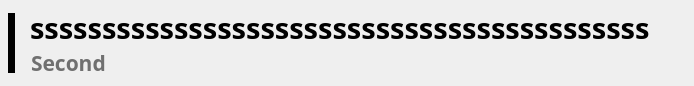
<?xml version="1.0" encoding="UTF-8"?>
<ui version="4.0">
 <class>Form</class>
 <widget class="QWidget" name="Form">
  <property name="windowModality">
   <enum>Qt::NonModal</enum>
  </property>
  <property name="enabled">
   <bool>true</bool>
  </property>
  <property name="geometry">
   <rect>
    <x>0</x>
    <y>0</y>
    <width>392</width>
    <height>76</height>
   </rect>
  </property>
  <property name="sizePolicy">
   <sizepolicy hsizetype="Expanding" vsizetype="Fixed">
    <horstretch>0</horstretch>
    <verstretch>0</verstretch>
   </sizepolicy>
  </property>
  <property name="maximumSize">
   <size>
    <width>16777215</width>
    <height>166</height>
   </size>
  </property>
  <property name="windowTitle">
   <string>Form</string>
  </property>
  <property name="statusTip">
   <string notr="true"/>
  </property>
  <property name="whatsThis">
   <string notr="true"/>
  </property>
  <property name="accessibleName">
   <string notr="true"/>
  </property>
  <property name="accessibleDescription">
   <string notr="true"/>
  </property>
  <property name="windowFilePath">
   <string notr="true"/>
  </property>
  <layout class="QGridLayout" name="gridLayout">
   <property name="leftMargin">
    <number>0</number>
   </property>
   <property name="topMargin">
    <number>0</number>
   </property>
   <property name="rightMargin">
    <number>0</number>
   </property>
   <property name="bottomMargin">
    <number>0</number>
   </property>
   <property name="spacing">
    <number>4</number>
   </property>
   <item row="0" column="1">
    <widget class="QWidget" name="TrackInfoBox" native="true">
     <layout class="QVBoxLayout" name="verticalLayout" stretch="0,1">
      <property name="spacing">
       <number>0</number>
      </property>
      <property name="leftMargin">
       <number>1</number>
      </property>
      <property name="topMargin">
       <number>8</number>
      </property>
      <property name="rightMargin">
       <number>0</number>
      </property>
      <property name="bottomMargin">
       <number>8</number>
      </property>
      <item>
       <widget class="QLabel" name="TrackInfo">
        <property name="sizePolicy">
         <sizepolicy hsizetype="Fixed" vsizetype="Fixed">
          <horstretch>1</horstretch>
          <verstretch>0</verstretch>
         </sizepolicy>
        </property>
        <property name="maximumSize">
         <size>
          <width>16777215</width>
          <height>40</height>
         </size>
        </property>
        <property name="font">
         <font>
          <family>Bahnschrift SemiBold Condensed</family>
          <pointsize>22</pointsize>
          <weight>75</weight>
          <bold>true</bold>
         </font>
        </property>
        <property name="styleSheet">
         <string notr="true">QLabel {
	line-height:5;
	text-overflow: ellipsis;
	overflow: hidden;
}</string>
        </property>
        <property name="text">
         <string notr="true">sssssssssssssssssssssssssssssssssssssssssss</string>
        </property>
        <property name="scaledContents">
         <bool>false</bool>
        </property>
        <property name="alignment">
         <set>Qt::AlignLeading|Qt::AlignLeft|Qt::AlignVCenter</set>
        </property>
        <property name="wordWrap">
         <bool>false</bool>
        </property>
        <property name="margin">
         <number>-2</number>
        </property>
        <property name="indent">
         <number>2</number>
        </property>
       </widget>
      </item>
      <item>
       <widget class="QLabel" name="TrackInfoSub">
        <property name="sizePolicy">
         <sizepolicy hsizetype="Expanding" vsizetype="Preferred">
          <horstretch>1</horstretch>
          <verstretch>0</verstretch>
         </sizepolicy>
        </property>
        <property name="font">
         <font>
          <family>Bahnschrift SemiBold Condensed</family>
          <pointsize>16</pointsize>
          <weight>75</weight>
          <bold>true</bold>
          <kerning>true</kerning>
         </font>
        </property>
        <property name="styleSheet">
         <string notr="true">color:#707070</string>
        </property>
        <property name="text">
         <string notr="true">Second</string>
        </property>
        <property name="scaledContents">
         <bool>false</bool>
        </property>
        <property name="margin">
         <number>-3</number>
        </property>
        <property name="indent">
         <number>3</number>
        </property>
       </widget>
      </item>
     </layout>
    </widget>
   </item>
   <item row="0" column="0">
    <widget class="QLabel" name="TrackCover">
     <property name="maximumSize">
      <size>
       <width>76</width>
       <height>76</height>
      </size>
     </property>
     <property name="autoFillBackground">
      <bool>false</bool>
     </property>
     <property name="styleSheet">
      <string notr="true">QLabel {
	background-color: #000;
    margin: 8px
}</string>
     </property>
     <property name="text">
      <string notr="true"/>
     </property>
     <property name="pixmap">
      <pixmap resource="resources.qrc">:/src/img/src/img/music_logo.png</pixmap>
     </property>
     <property name="scaledContents">
      <bool>true</bool>
     </property>
     <property name="alignment">
      <set>Qt::AlignCenter</set>
     </property>
     <property name="wordWrap">
      <bool>false</bool>
     </property>
    </widget>
   </item>
   <item row="0" column="2">
    <widget class="QPushButton" name="pushButton">
     <property name="text">
      <string notr="true"/>
     </property>
     <property name="icon">
      <iconset resource="resources.qrc">
       <normaloff>:/src/svg/src/svg/dropdown.svg</normaloff>:/src/svg/src/svg/dropdown.svg</iconset>
     </property>
     <property name="iconSize">
      <size>
       <width>32</width>
       <height>32</height>
      </size>
     </property>
     <property name="flat">
      <bool>true</bool>
     </property>
    </widget>
   </item>
  </layout>
 </widget>
 <resources>
  <include location="resources.qrc"/>
 </resources>
 <connections/>
</ui>
